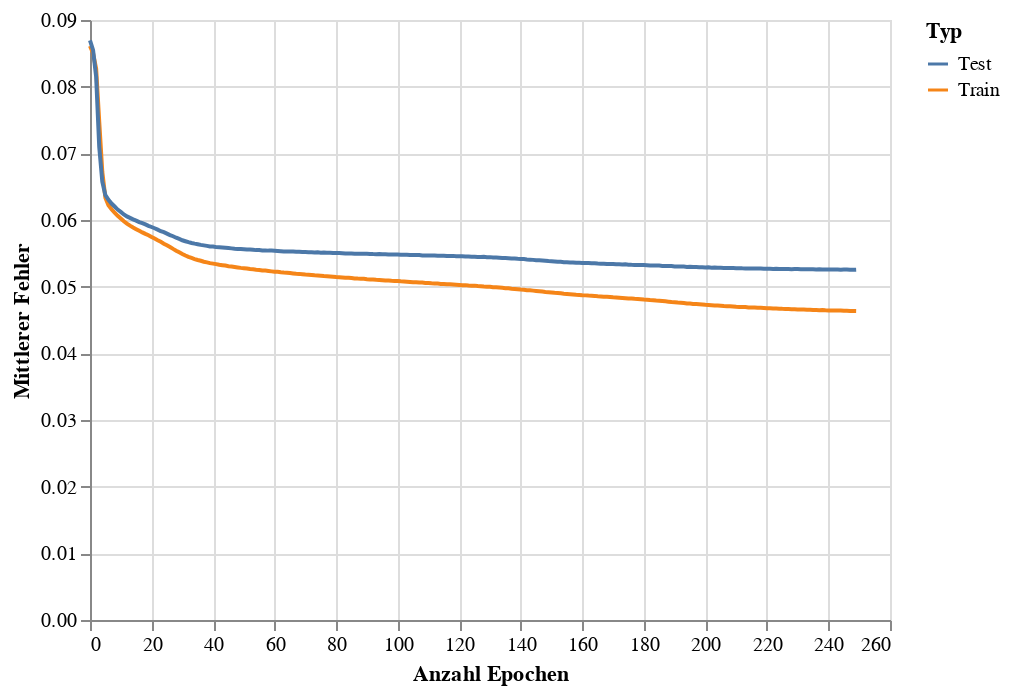

Notebook cell for this chart:
### Code cell
train_eval_loss_chart = alt.Chart(loss_df).mark_line().encode(
    x = alt.X('Epoch', title='Anzahl Epochen'),
    y = alt.Y('Loss',title='Mittlerer Fehler'),
    color = alt.Color('Type',title='Typ')
)
train_eval_loss_chart

### Figure 1 — Vega-Lite specification as saved in the notebook (floating-point values rounded to 4 significant figures; data arrays with more than 128 entries replaced by an {"elided": "..."} marker saying what was removed)
{"config": {"view": {"continuousWidth": 400, "continuousHeight": 300}}, "data": {"name": "data-9b99d0b2f2ddb102299ba14524fa5d03"}, "mark": "line", "encoding": {"color": {"field": "Type", "title": "Typ", "type": "nominal"}, "x": {"field": "Epoch", "title": "Anzahl Epochen", "type": "quantitative"}, "y": {"field": "Loss", "title": "Mittlerer Fehler", "type": "quantitative"}}, "$schema": "https://vega.github.io/schema/vega-lite/v4.17.0.json", "datasets": {"data-9b99d0b2f2ddb102299ba14524fa5d03": {"elided": "500 records"}}}
